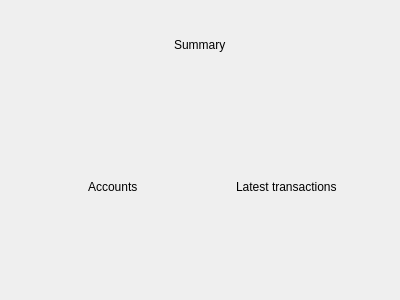
<?xml version="1.0" encoding="UTF-8"?>
<ui version="4.0">
 <class>Dashboard</class>
 <widget class="QWidget" name="Dashboard">
  <property name="geometry">
   <rect>
    <x>0</x>
    <y>0</y>
    <width>400</width>
    <height>300</height>
   </rect>
  </property>
  <property name="windowTitle">
   <string>Dashboard</string>
  </property>
  <layout class="QVBoxLayout" name="verticalLayout">
   <item>
    <widget class="QWidget" name="dashboard_background" native="true">
     <property name="sizeIncrement">
      <size>
       <width>0</width>
       <height>0</height>
      </size>
     </property>
     <layout class="QVBoxLayout" name="verticalLayout_3">
      <item>
       <widget class="QWidget" name="widget_5" native="true">
        <property name="styleSheet">
         <string notr="true"/>
        </property>
        <layout class="QVBoxLayout" name="verticalLayout_4">
         <item alignment="Qt::AlignmentFlag::AlignTop">
          <widget class="QWidget" name="widget_7" native="true">
           <layout class="QVBoxLayout" name="verticalLayout_5">
            <item alignment="Qt::AlignmentFlag::AlignHCenter">
             <widget class="QLabel" name="label_3">
              <property name="text">
               <string>Summary</string>
              </property>
             </widget>
            </item>
           </layout>
          </widget>
         </item>
         <item>
          <widget class="QWidget" name="widget_8" native="true">
           <property name="sizePolicy">
            <sizepolicy hsizetype="Preferred" vsizetype="Expanding">
             <horstretch>0</horstretch>
             <verstretch>0</verstretch>
            </sizepolicy>
           </property>
           <layout class="QHBoxLayout" name="horizontalLayout_7"/>
          </widget>
         </item>
        </layout>
       </widget>
      </item>
      <item>
       <widget class="QWidget" name="widget_6" native="true">
        <layout class="QHBoxLayout" name="horizontalLayout_2">
         <item>
          <widget class="QWidget" name="widget_9" native="true">
           <layout class="QVBoxLayout" name="verticalLayout_10">
            <item alignment="Qt::AlignmentFlag::AlignTop">
             <widget class="QWidget" name="widget_14" native="true">
              <layout class="QHBoxLayout" name="horizontalLayout_4">
               <item alignment="Qt::AlignmentFlag::AlignHCenter">
                <widget class="QLabel" name="label_2">
                 <property name="text">
                  <string>Accounts</string>
                 </property>
                </widget>
               </item>
              </layout>
             </widget>
            </item>
            <item>
             <widget class="QWidget" name="widget_15" native="true">
              <property name="sizePolicy">
               <sizepolicy hsizetype="Preferred" vsizetype="Expanding">
                <horstretch>0</horstretch>
                <verstretch>0</verstretch>
               </sizepolicy>
              </property>
             </widget>
            </item>
           </layout>
          </widget>
         </item>
         <item>
          <widget class="QWidget" name="widget_10" native="true">
           <layout class="QVBoxLayout" name="verticalLayout_2">
            <item alignment="Qt::AlignmentFlag::AlignTop">
             <widget class="QWidget" name="widget_16" native="true">
              <layout class="QHBoxLayout" name="horizontalLayout_5">
               <item alignment="Qt::AlignmentFlag::AlignHCenter">
                <widget class="QLabel" name="label_4">
                 <property name="text">
                  <string>Latest transactions</string>
                 </property>
                </widget>
               </item>
              </layout>
             </widget>
            </item>
            <item>
             <widget class="QWidget" name="widget_17" native="true">
              <property name="sizePolicy">
               <sizepolicy hsizetype="Preferred" vsizetype="Expanding">
                <horstretch>0</horstretch>
                <verstretch>0</verstretch>
               </sizepolicy>
              </property>
              <layout class="QVBoxLayout" name="verticalLayout_14"/>
             </widget>
            </item>
           </layout>
          </widget>
         </item>
        </layout>
       </widget>
      </item>
     </layout>
    </widget>
   </item>
  </layout>
 </widget>
 <resources/>
 <connections/>
</ui>
